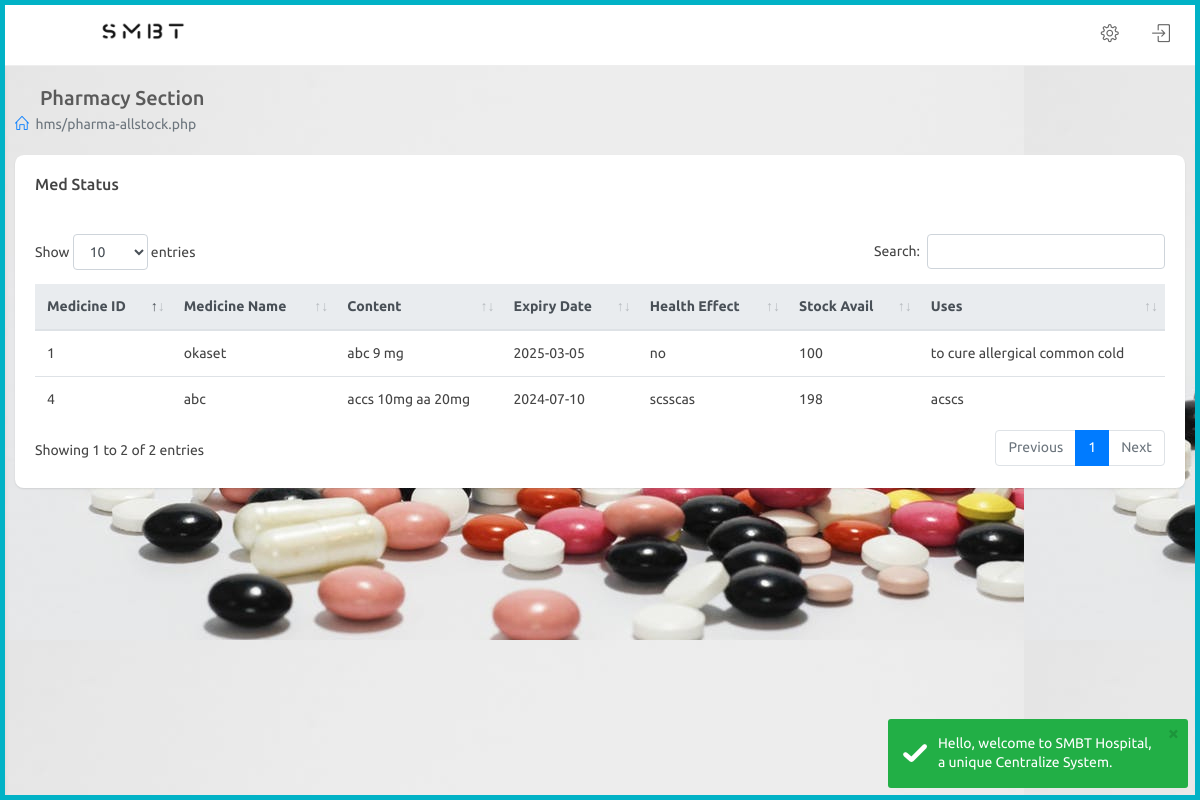
Screenshot of /pharma-allstock.php (signed in) with the database file from the repository.
### tables this page shows
CREATE TABLE `medicinepharmacy` (
  `mid` int NOT NULL AUTO_INCREMENT,
  `brandName` varchar(40) DEFAULT NULL,
  `containtQuality` varchar(100) DEFAULT NULL,
  `uses` varchar(100) DEFAULT NULL,
  `pkg` varchar(20) DEFAULT NULL,
  `mfgDate` date DEFAULT NULL,
  `expiry` date DEFAULT NULL,
  `ratepartab` decimal(10,0) DEFAULT NULL,
  `priceparpacket` varchar(45) DEFAULT NULL,
  `stockAvai` varchar(100) DEFAULT NULL,
  `healthEffect` varchar(45) DEFAULT NULL,
  `batch` varchar(45) DEFAULT NULL,
  PRIMARY KEY (`mid`),
  UNIQUE KEY `mid_UNIQUE` (`mid`)
);

### pharma-allstock.php (the view)
<?php
  include("include/pharma-header.php");
  ?>
            <div class="row clearfix">
                <div class="col-lg-12">
                    <div class="card">
                        <div class="header">
                            <h2>Med Status</h2>
                        </div>
                        <div class="body">
                            <div class="table-responsive ">
                                <table class="table m-b-0 table table-hover js-basic-example dataTable table-custom">
                                    <thead class="thead-light">
                                        <tr>
                                            <th>Medicine ID</th>
                                            <th>Medicine Name</th>
                                            <th>Content</th>
                                            <th>Expiry Date</th>
                                            <th>Health Effect</th>
                                            <th>Stock Avail</th>
                                            <th>Uses</th>
                                        </tr>
                                    </thead>
                                    <tbody>
                                    <?php $pharma=mysqli_query($conn,"SELECT * FROM hospital.medicinepharmacy");
                                    while($resultrow=mysqli_fetch_assoc($pharma))
                                    {
                                        echo"<tr>";
                                        echo"<td>". $resultrow['mid'] ."</td>";
                                        echo"<td>". $resultrow['brandName'] ."</td>";
                                        echo"<td>". $resultrow['containtQuality'] ."</td>";
                                        echo"<td>". $resultrow['expiry'] ."</td>";
                                        echo"<td>". $resultrow['healthEffect'] ."</td>";
                                        echo"<td>". $resultrow['stockAvai'] ."</td>";
                                        echo"<td>". $resultrow['uses'] ."</td>";
                                        echo"</tr>";
                                    }
                                    ?>
                                    </tbody>
                                </table>
                            </div>
                        </div>
                    </div>
                </div>
            </div>
<?php
  include("include/pharma-footer.php");
  ?>

### assets/css/chatapp.css (style rules this page uses)
.clearfix:after { visibility:hidden;display:block;font-size:0;content:" ";clear:both;height:0 }

### assets/css/color_skins.css (style rules this page uses)
.theme-cyan:before,.theme-cyan:after { background:#01b2c6 }

### rows the page displays
medicinepharmacy: mid "1", brandName "okaset", containtQuality "abc 9 mg", expiry "2025-03-05", healthEffect "no", stockAvai "100", uses "to cure allergical common cold"
medicinepharmacy: mid "4", brandName "abc", containtQuality "accs 10mg aa 20mg", expiry "2024-07-10", healthEffect "scsscas", stockAvai "198", uses "acscs"

### other values shown
$currentPage "hms/pharma-allstock.php"
